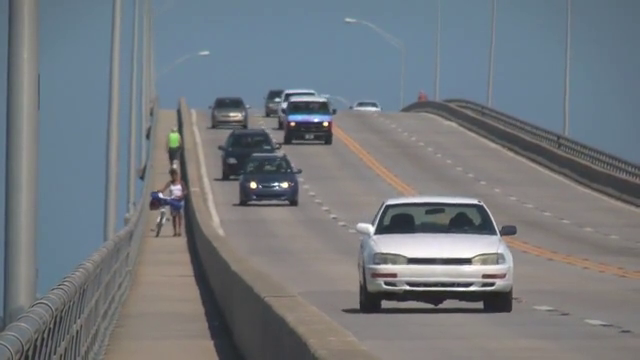
#> input picture frame 91 of digital_image_process_finalexam/slow_traffic_small.mp4, 640 x 360 px
$ jupyter execute ex46.ipynb
#> lines starting #> are read from the running program, lines starting #| are printed output that depends on the picture; after the words box and inside, x2 and y2 are one past the last pixel; in counts of white or black regions, pixels touching at a corner belong together
[cell 1]
import numpy as np
import cv2 as cv
import matplotlib.pyplot as plt

[cell 2]
cap = cv.VideoCapture('slow_traffic_small.mp4')
ret, frame = cap.read()
#> frame is the input picture: shape (360, 640, 3); mean B, G, R 126.6, 121.2, 115.7

x, y, width, height = 300, 200, 100, 50
track_window = (x, y, width, height)

roi = frame[y:y+height, x:x+width]
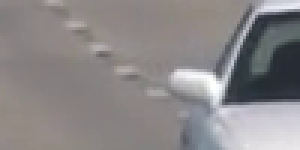
#> roi: shape (50, 100, 3) (shown 3 times larger); mean B, G, R 135.9, 135.1, 138.4
hsv_roi = cv.cvtColor(roi, cv.COLOR_BGR2HSV)
#> hsv_roi: shape (50, 100, 3); mean H, S, V 49.6, 19.4, 141.7

mask = cv.inRange(hsv_roi, np.array((0., 60., 32.)), np.array((180., 255., 255)))
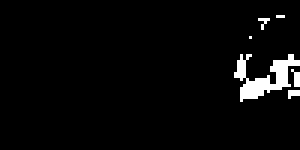
#> mask: shape (50, 100) (shown 3 times larger); 3.5% white; 6 white regions (5 under 20 px), largest, box (x1, y1, x2, y2) and area: (78, 18, 100, 34) 145
#mask.shape = (50, 100)

roi_hist = cv.calcHist([hsv_roi], [0], mask, [180], [0,180])
#> roi_hist = 180 values, max 61 at index 108, min 0 at index 0, mean 0.978
plt.plot(roi_hist)

cv.normalize(roi_hist, roi_hist, 0, 255, cv.NORM_MINMAX)

term_crit = (cv.TERM_CRITERIA_EPS | cv.TERM_CRITERIA_COUNT, 10, 1)
cv.imshow('roi', roi)
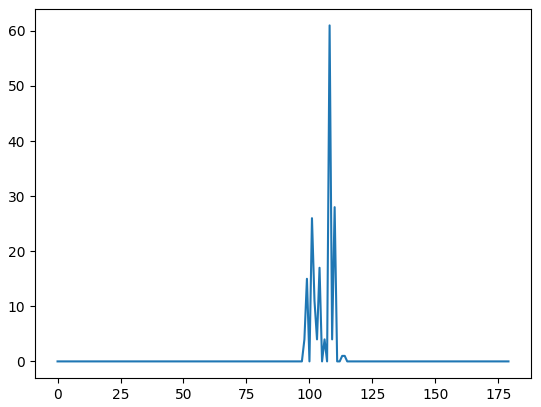
#> figure drawn by matplotlib, 1 panel; curve peaks at x = 108, y = 61

[cell 3]
while(1):
    ret, frame = cap.read()
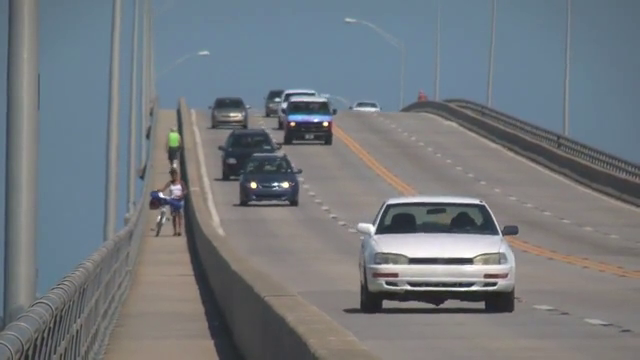
#> input picture frame 92 of digital_image_process_finalexam/slow_traffic_small.mp4, 640 x 360 px
#> frame is the input picture: shape (360, 640, 3); mean B, G, R 126.3, 121.1, 115.4
    if ret == True:

        hsv = cv.cvtColor(frame, cv.COLOR_BGR2HSV)
#> hsv: shape (360, 640, 3); mean H, S, V 67.5, 39.8, 131.5
        dst = cv.calcBackProject([hsv], [0], roi_hist, [0,180], 1)
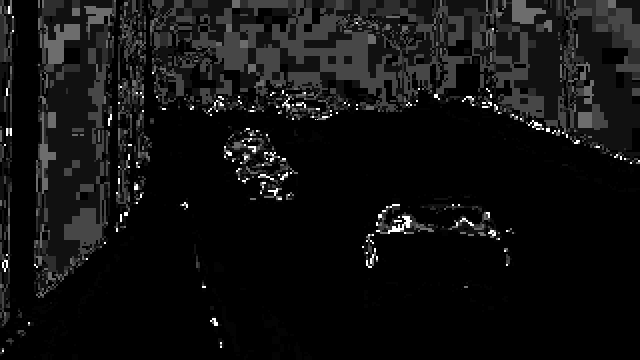
#> dst: shape (360, 640); min 0, max 255, mean 17

        ret, track_window = cv.meanShift(dst, track_window, term_crit)
#> ret = 3; track_window = (347, 199, 100, 50)

        x, y, w, h = track_window
#> x = 347; y = 199; w = 100; h = 50
        final_image = cv.rectangle(frame, (x,y), (x+w, y+h), 255, 3)

        cv.imshow('dst', dst)
        cv.imshow('final_image', final_image)
        k = cv.waitKey(30) & 0xFF
#> (key Esc is pressed here)
        if k == 27:
            break

    else:
        break
cap.release()
cv.destroyAllWindows()

$ run again, starting later in the video
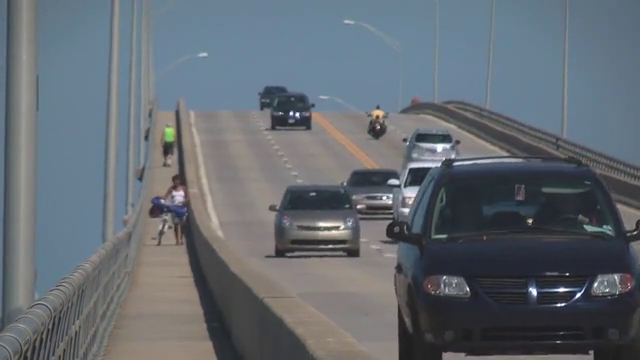
#> input picture frame 411 of digital_image_process_finalexam/slow_traffic_small.mp4, 640 x 360 px
#> frame is the input picture: shape (360, 640, 3); mean B, G, R 113.8, 106.6, 99.3
#> hsv_roi: shape (50, 100, 3); mean H, S, V 82.5, 22.5, 104.8
#> `mask = cv.inRange(hsv_roi, np.array((0., 60., 32.)), np.array((180., 2..`:
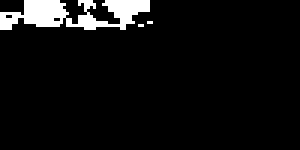
#> mask: shape (50, 100) (shown 3 times larger); 6% white; 3 white regions (2 under 20 px), largest, box (x1, y1, x2, y2) and area: (0, 0, 50, 10) 295
#> roi_hist = 180 values, max 108 at index 106, min 0 at index 0, mean 1.66
#> hsv: shape (360, 640, 3); mean H, S, V 81.5, 45.6, 117.2
#> `dst = cv.calcBackProject([hsv], [0], roi_hist, [0,180], 1)`:
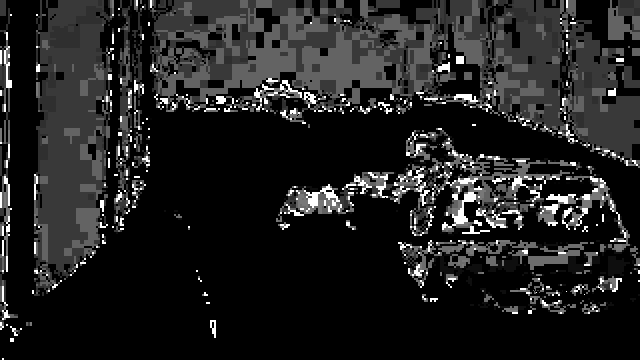
#> dst: shape (360, 640); min 0, max 255, mean 33.2
#> ret = 6; track_window = (278, 172, 100, 50)
#> x = 278; y = 172; w = 100; h = 50

$ run again, starting later in the video
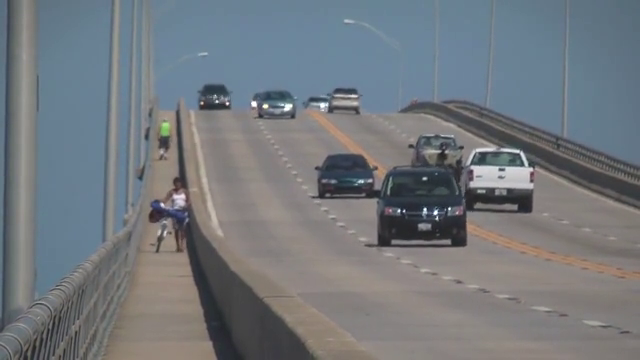
#> input picture frame 731 of digital_image_process_finalexam/slow_traffic_small.mp4, 640 x 360 px
#> frame is the input picture: shape (360, 640, 3); mean B, G, R 125.5, 120.3, 115.1
#> hsv_roi: shape (50, 100, 3); mean H, S, V 44.6, 17.7, 124.2
#> `mask = cv.inRange(hsv_roi, np.array((0., 60., 32.)), np.array((180., 2..`:
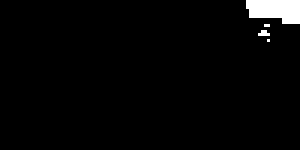
#> mask: shape (50, 100) (shown 3 times larger); 2.5% white; 4 white regions (3 under 20 px), largest, box (x1, y1, x2, y2) and area: (82, 0, 100, 8) 117
#> roi_hist = 180 values, max 44 at index 107, min 0 at index 0, mean 0.7
#> hsv: shape (360, 640, 3); mean H, S, V 65.1, 40, 130.7
#> `dst = cv.calcBackProject([hsv], [0], roi_hist, [0,180], 1)`:
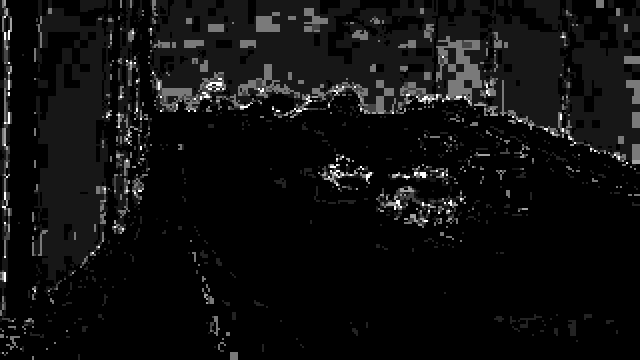
#> dst: shape (360, 640); min 0, max 255, mean 14.8
#> ret = 6; track_window = (369, 181, 100, 50)
#> x = 369; y = 181; w = 100; h = 50
